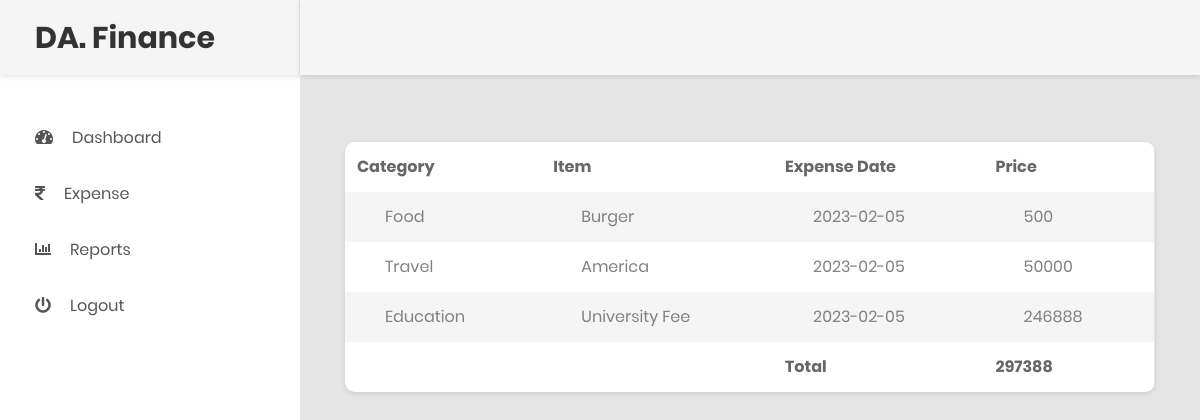
/dashboard_report.php (signed in), run on the app's committed database.
### tables this page shows
CREATE TABLE `expense` (
  `id` int(11) NOT NULL,
  `category_id` int(11) NOT NULL,
  `item` varchar(255) NOT NULL,
  `price` float NOT NULL,
  `details` text NOT NULL,
  `expense_date` date NOT NULL,
  `added_on` datetime NOT NULL,
  `added_by` int(11) NOT NULL
);

CREATE TABLE `category` (
  `id` int(11) NOT NULL,
  `name` varchar(255) NOT NULL
);

### dashboard_report.php (the view, shortened to what this page needs)
<?php
   include('header.php');
   $sub_sql="";
   $res=mysqli_query($con,"select expense.price,category.name,expense.item,expense.expense_date from expense,category where expense.category_id=category.id  and expense.added_by='".$_SESSION['UID']."' $sub_sql");
   ?>
<div class="main-content">
   <div class="section__content section__content--p30">
      <div class="container-fluid">
         <div class="row">
            <div class="col-lg-12">
               <div>
                  <br/>
               </div>
               <?php
                  if(mysqli_num_rows($res)>0){
                  ?>
               <div class="table-responsive table--no-card m-b-30">
                  <table class="table table-borderless table-striped table-earning">
                     <tr>
                        <th>Category</th>
                        <th>Item</th>
                        <th>Expense Date</th>
                        <th>Price</th>
                     </tr>
                     <?php
                        $final_price=0;
                        while($row=mysqli_fetch_assoc($res)){
                        $final_price=$final_price+$row['price'];
                        ?>
                     <tr>
                        <td><?php echo $row['name']?></td>
                        <td><?php echo $row['item']?></td>
                        <td><?php echo $row['expense_date']?></td>
                        <td><?php echo $row['price']?></td>
                     </tr>
                     <?php } ?>
                     <tr>
                        <th></th>
                        <th></th>
                        <th>Total</th>
                        <th><?php echo $final_price?></th>
                     </tr>
                  </table>
                  <?php } else {
                     echo "<b>No data found</b>";
                     }
                     ?>
               </div>
            </div>
         </div>
      </div>
   </div>
</div>
<?php
   include('footer.php');
   ?>

### header.php (shortened to what this page needs)
<!DOCTYPE html>
<html lang="en">
   <head>
      <link href="css/font-face.css" rel="stylesheet" media="all">
      <link href="vendor/font-awesome-4.7/css/font-awesome.min.css" rel="stylesheet" media="all">
      <link href="vendor/font-awesome-5/css/fontawesome-all.min.css" rel="stylesheet" media="all">
      <link href="vendor/mdi-font/css/material-design-iconic-font.min.css" rel="stylesheet" media="all">
      <link href="vendor/bootstrap-4.1/bootstrap.min.css" rel="stylesheet" media="all">
      <link href="vendor/animsition/animsition.min.css" rel="stylesheet" media="all">
      <link href="vendor/bootstrap-progressbar/bootstrap-progressbar-3.3.4.min.css" rel="stylesheet" media="all">
      <link href="vendor/wow/animate.css" rel="stylesheet" media="all">
      <link href="vendor/css-hamburgers/hamburgers.min.css" rel="stylesheet" media="all">
      <link href="css/theme.css" rel="stylesheet" media="all">
   </head>
   <body class="animsition">
      <div class="page-wrapper">
      <aside class="menu-sidebar d-none d-lg-block">
         <div class="logo">
            <a href="#">
            <a href="#">
                                <h2>DA. Finance</h2>
                            </a>
            </a>
         </div>
         <div class="menu-sidebar__content js-scrollbar1">
            <nav class="navbar-sidebar">
               <ul class="list-unstyled navbar__list">
                  <?php
                     if($_SESSION['UROLE']=='User'){
                     ?>
                  <li id="dashboard_link">
                     <a class="js-arrow" href="dashboard.php">
                     <i class="fas fa-tachometer-alt"></i>Dashboard</a>
                  </li>
                  <li id="expense_link">
                     <a href="expense.php">
                     <i class="fas  fa-rupee"></i>Expense</a>
                  </li>
                  <li id="reports_link">
                     <a href="reports.php">
                     <i class="fas fa-chart-bar"></i>Reports</a>
                  </li>
                  <?php } ?>
                  <li>
                     <a href="logout.php">
                     <i class="fas fa-power-off"></i>Logout</a>
                  </li>
               </ul>
            </nav>
         </div>
      </aside>
      <div class="page-container">
      <header class="header-desktop">
      </header>

### footer.php (shortened to what this page needs)
</div>
</div>
</body>
</html>

### data on the page
expense: category.name "Food", item "Burger", expense_date "2023-02-05", price "500"
expense: category.name "Travel", item "America", expense_date "2023-02-05", price "50000"
expense: category.name "Education", item "University Fee", expense_date "2023-02-05", price "246888"

### other printed values
$final_price "297388"
